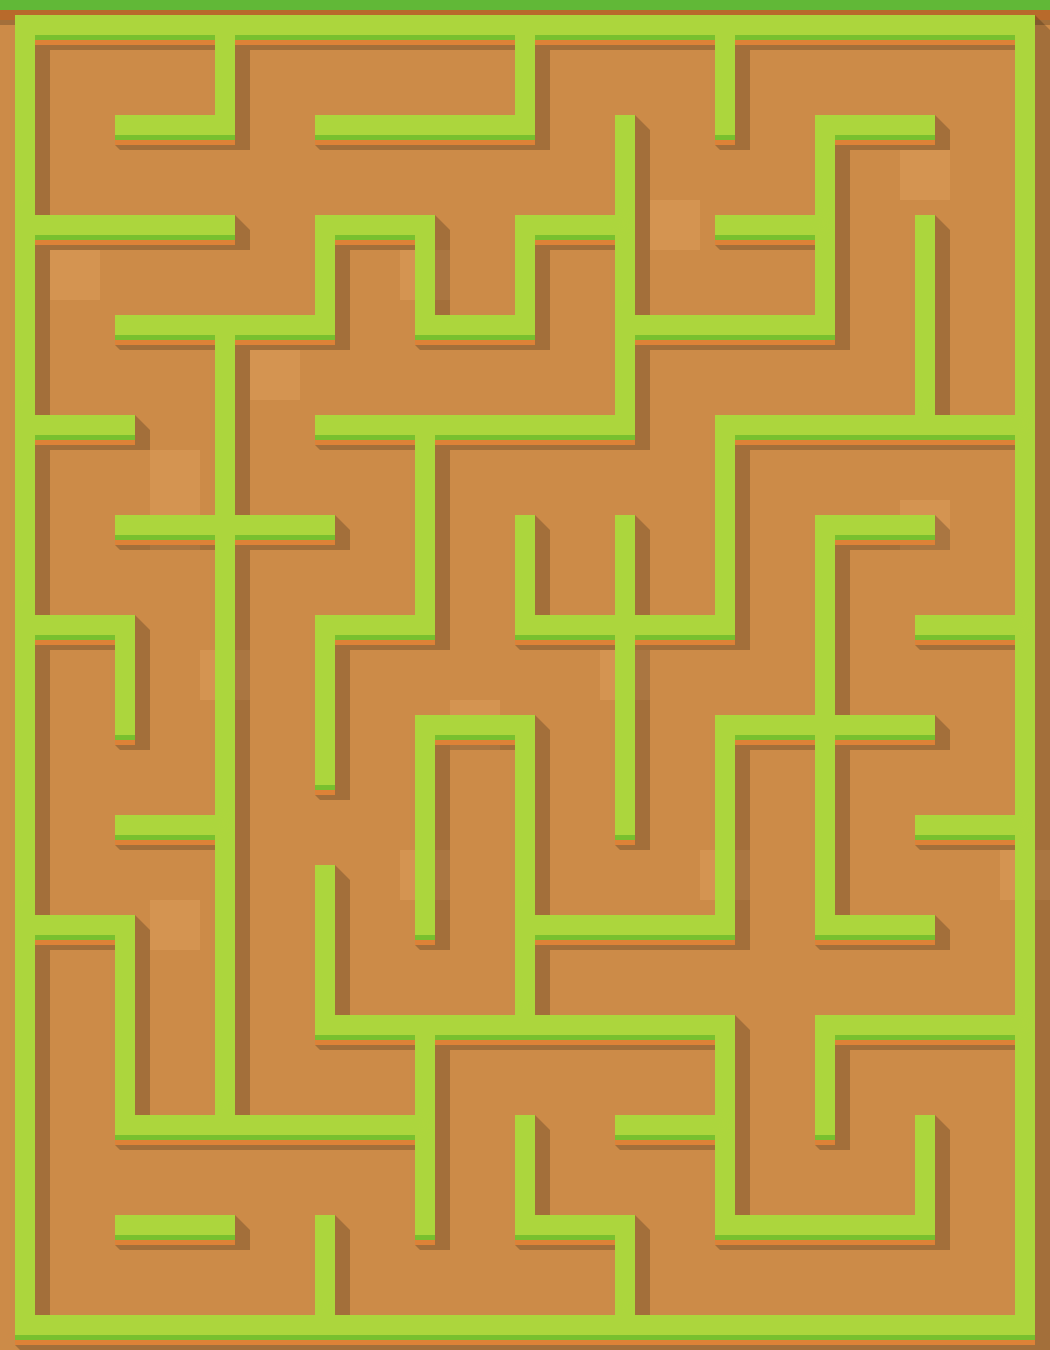

Rendered tile map (Tiled .tmx) drawn with the repository's tilesets; below, a short description and the map source with its tile grids summarised:
An orthogonal 21x27 tile map with 50x50 px tiles, 2 tile layers (soil, wall), 2 tilesets and 88 objects (82x road, playerPos1, endPos, playerPos2, propPos1, ...).

<map version="1.0" orientation="orthogonal" renderorder="right-down" width="21" height="27" tilewidth="50" tileheight="50">
 <tileset firstgid="1" name="mode1Wall" tilewidth="50" tileheight="50">
  <image source="mode1Wall.png" width="450" height="300" />
 </tileset>
 <tileset firstgid="55" name="mode1Tree" tilewidth="50" tileheight="50">
  <image source="mode1Tree.png" width="500" height="500" />
 </tileset>
 <layer name="soil" width="21" height="27">
  <data>[567 cells, 567 non-empty, 3 distinct tile ids]</data>
 </layer>
 <layer name="wall" width="21" height="27">
  <data>[567 cells, 520 non-empty, 24 distinct tile ids]</data>
 </layer>
 <objectgroup name="road">
  <object name="road" x="48.668" y="297.667" width="53.0003" height="53.9997" />
  <object name="road" x="549.667" y="696.667" width="52.6667" height="203.999" />
  <object name="road" x="349" y="497.999" width="50.6667" height="102.334" />
  <object name="road" x="945.332" y="496.666" width="55.636" height="104.576" />
  <object name="road" x="599.997" y="848.334" width="100.333" height="51.3327" />
  <object name="road" x="98" y="148.167" width="500.833" height="51.3337" />
  <object name="road" x="549.667" y="498.334" width="48.6673" height="101.667" />
  <object name="road" x="49.9997" y="498.333" width="51.333" height="102.333" />
  <object name="road" x="349" y="1198.67" width="52.3331" height="103.001" />
  <object name="road" x="897.667" y="151" width="56" height="52.667" />
  <object name="road" x="650.5" y="94.6677" width="51.0607" height="206.061" />
  <object name="road" x="48.333" y="50.0004" width="152" height="50.3337" />
  <object name="road" x="698" y="146.166" width="55.6667" height="55" />
  <object name="road" x="49.3333" y="949.334" width="50.0004" height="351" />
  <object name="road" x="249.835" y="549.334" width="100.667" height="49.9996" />
  <object name="road" x="98.999" y="748.833" width="56.9997" height="53.3333" />
  <object name="road" x="249.832" y="197.666" width="50.6673" height="103" />
  <object name="road" x="248.5" y="598" width="51.6667" height="502.667" />
  <object name="road" x="300.333" y="50.0003" width="200.667" height="51.0003" />
  <object name="road" x="396.5" y="649.999" width="206.333" height="47.667" />
  <object name="road" x="149" y="398.167" width="51.3327" height="104" />
  <object name="road" x="150.334" y="549.334" width="49.6667" height="251.334" />
  <object name="road" x="548.834" y="949" width="450.667" height="50.9997" />
  <object name="road" x="650.834" y="348" width="50.001" height="253.667" />
  <object name="road" x="746.5" y="96.6663" width="53.6671" height="104.666" />
  <object name="road" x="351.5" y="249.334" width="49.0003" height="99.9997" />
  <object name="road" x="499.834" y="447.333" width="152.334" height="54.0003" />
  <object name="road" x="749.5" y="747.334" width="49.333" height="204.334" />
  <object name="road" x="749.834" y="448.667" width="50" height="250.333" />
  <object name="road" x="448.168" y="448.333" width="52.9997" height="203.333" />
  <object name="road" x="300.167" y="1049.67" width="99.667" height="51.667" />
  <object name="road" x="49.1677" y="448.167" width="103.333" height="52.334" />
  <object name="road" x="49.8327" y="99.999" width="49.1663" height="100" />
  <object name="road" x="348.833" y="648.667" width="50" height="350" />
  <object name="road" x="97.4997" y="1249.67" width="155.333" height="50.3337" />
  <object name="road" x="299.5" y="450.666" width="100.666" height="47.0003" />
  <object name="road" x="547.333" y="47.8337" width="152.334" height="50.3327" />
  <object name="road" x="249.833" y="1197.67" width="51" height="104.001" />
  <object name="road" x="48.8337" y="648.999" width="51.6666" height="251.334" />
  <object name="road" x="546.83" y="96.9998" width="51.9996" height="54.3333" />
  <object name="road" x="248.167" y="49.9993" width="52.6663" height="100" />
  <object name="road" x="49.1357" y="247.636" width="202.394" height="52.0606" />
  <object name="road" x="449.803" y="198.636" width="49.7276" height="103.727" />
  <object name="road" x="648.803" y="648.303" width="52.061" height="202.727" />
  <object name="road" x="48.83" y="349.667" width="151.666" height="50.0003" />
  <object name="road" x="697.166" y="249.667" width="105" height="50.667" />
  <object name="road" x="148.833" y="898.334" width="50.9997" height="203.667" />
  <object name="road" x="100.167" y="849.333" width="100.334" height="51.667" />
  <object name="road" x="549.5" y="248.666" width="51.0003" height="151.334" />
  <object name="road" x="749.837" y="997.666" width="50.3334" height="202.668" />
  <object name="road" x="847.166" y="549.167" width="102.334" height="51.9993" />
  <object name="road" x="448.833" y="749.666" width="53.6667" height="251.667" />
  <object name="road" x="249" y="349.834" width="52.0003" height="151.333" />
  <object name="road" x="299.667" y="349.499" width="250.333" height="52.334" />
  <object name="road" x="298.333" y="799.833" width="51.333" height="51.334" />
  <object name="road" x="947.5" y="47.4997" width="53.3333" height="352.334" />
  <object name="road" x="948.167" y="893.833" width="53.9997" height="59.334" />
  <object name="road" x="847.167" y="149.333" width="51.6666" height="249.334" />
  <object name="road" x="98.8337" y="1149" width="302" height="51.3337" />
  <object name="road" x="900.33" y="747" width="49" height="54.6677" />
  <object name="road" x="746.666" y="47.9997" width="205.333" height="51.6673" />
  <object name="road" x="848" y="847.833" width="154.667" height="50.334" />
  <object name="road" x="847.33" y="598" width="52.6666" height="52.6677" />
  <object name="road" x="851" y="748.833" width="51.3337" height="99.334" />
  <object name="road" x="697" y="348.167" width="156" height="54.3327" />
  <object name="road" x="799.833" y="448.666" width="201.666" height="51.667" />
  <object name="road" x="948.333" y="697" width="55.3333" height="104.668" />
  <object name="road" x="848.973" y="645.637" width="151.394" height="53.3937" />
  <object name="road" x="698.833" y="648" width="53.9997" height="53.3333" />
  <object name="road" x="99.8334" y="548.333" width="51.6664" height="53.3333" />
  <object name="road" x="395.5" y="946.333" width="56.9997" height="53.3333" />
  <object name="road" x="450.166" y="1050.17" width="249.667" height="49.667" />
  <object name="road" x="450.833" y="1096.67" width="49.3334" height="152.668" />
  <object name="road" x="549.333" y="1097.67" width="49.3334" height="103.668" />
  <object name="road" x="400" y="1250.33" width="200" height="51.3337" />
  <object name="road" x="597" y="1149.33" width="103" height="50.3337" />
  <object name="road" x="649.333" y="1198.17" width="49.3334" height="103.668" />
  <object name="road" x="849.167" y="1049.17" width="151" height="49.667" />
  <object name="road" x="696.5" y="1248.83" width="255" height="51.0003" />
  <object name="road" x="950.833" y="1097.33" width="50.3334" height="202.668" />
  <object name="road" x="849.833" y="1095.67" width="50.3334" height="105.335" />
  <object name="road" x="798.333" y="1146" width="53.9997" height="55.334" />
 </objectgroup>
 <objectgroup name="pos">
  <object name="playerPos1" x="246" y="146" width="60" height="56" />
  <object name="endPos" x="795" y="946" width="58" height="58" />
  <object name="playerPos2" x="150" y="1249" width="50" height="51" />
 </objectgroup>
 <objectgroup name="Posprop">
  <object name="propPos1" x="652" y="400" width="48" height="46.6667" />
  <object name="propPos2" x="49.3333" y="700" width="49.3333" height="46.6667" />
  <object name="propPos3" x="849.333" y="449.333" width="48" height="49.3333" />
 </objectgroup>
</map>
